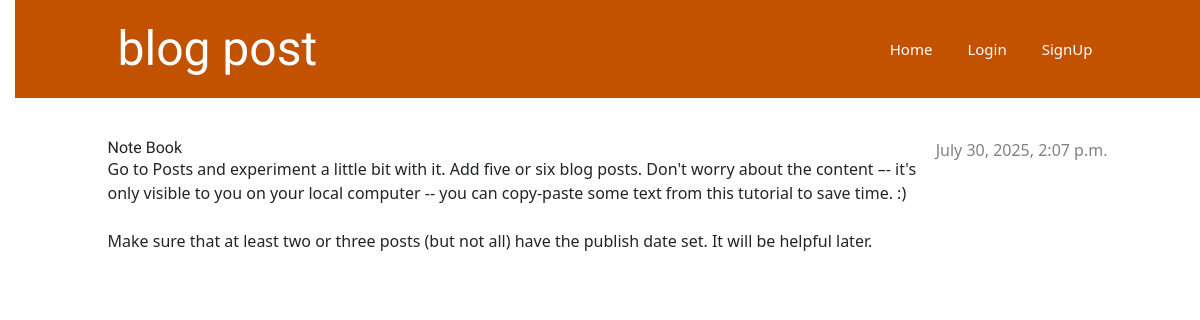
The app's page /post/1/ with its own data.
### blog/models.py (models this page shows, shortened)
class Post(models.Model):
    author = models.ForeignKey(settings.AUTH_USER_MODEL, on_delete=models.CASCADE)
    title = models.CharField(max_length=200)
    text = models.TextField()
    created_date = models.DateTimeField(default=timezone.now)
    published_date = models.DateTimeField(blank=True, null=True)

### blog/views.py (the view)
# urls.py: path('post/<int:pk>/', views.post_detail, name='post_detail'),
def post_detail(request, pk):
    post = get_object_or_404(Post, pk=pk)
    return render(request, 'blog/post_detail.html', {'post': post})

### blog/templates/blog/post_detail.html (shortened to what this page needs)
{% extends 'blog/base.html' %}
{% block content %}
    <article class="post">
            {% if post.published_date %}
                <time class="date">
                {{ post.published_date }}
                </time>
            {% endif %}
            <h2>{{ post.title }}</h2>
            <p>{{ post.text|linebreaksbr }}</p>
    </article>
{% endblock %}

### blog/templates/blog/base.html (shortened to what this page needs)
{% load static %}
<!DOCTYPE html>
<html>
    <head>
        <link rel="stylesheet" href="https://cdn.jsdelivr.net/npm/bootstrap@5.3.3/dist/css/bootstrap.min.css">
        <script src="https://cdn.tailwindcss.com"></script>
        <link rel="stylesheet" href="https://cdnjs.cloudflare.com/ajax/libs/font-awesome/7.0.0/css/all.min.css" />
        <link rel="stylesheet" href="{% static 'css/blog.css' %}">
    </head>
    <body>
        <header class="page-header">
            <div class="container">
                <h1><a href="/"> blog post </a></h1>
                <nav class="navbar">
                    <ul class="top-menu">
                                <li><a href="{% url 'post-list' %}" >Home</a></li>
                            {% if user.is_authenticated %}
                                <li><a href="{% url 'post_new' %}" class="newPost">Post</a></li>
                                <li><a href="{% url 'select_post' %}">Select.Post</a></li>
                                <li>
                                    <form method="post" action="{% url 'logout' %}">
                                        {% csrf_token %}
                                        <button type="submit" class="button-logout">Logout</button>
                                    </form>
                                </li>
                                {% else %}
                            <li><a href="{% url 'login' %}">Login</a></li>
                            <li><a href="{% url 'signup' %}">SignUp</a></li>
                            {% endif %}
                    </ul>
                </nav>
            </div>
        </header>
        <main class="container">
            <div class="row">
                <div class="col">
                    {% block content %}
                    {% endblock %}
                </div>
            </div>
        </main>
    </body>
</html>

### blog/static/css/blog.css (style rules this page uses)
h1 a, h2 a { color: #C25100; font-family: 'Lobster'; }
body { padding-left: 15px; }
.page-header { background-color: #C25100; margin-top: 0; margin-bottom: 40px; padding: 20px 20px 20px 40px; }
.page-header h1, .page-header h1 a, .page-header h1 a:visited, .page-header h1 a:active { color: #ffffff; font-size: 36pt; text-decoration: none; }
.container { display: flex; justify-content:space-between; }
h1, h2, h3, h4 { font-family: 'Lobster', cursive; }
.date { color: #828282; }
ul { width: 50%; display: flex; }
ul > li { margin-right: 5px; margin-left: 10px; }
.top-menu > li > a { color: #ffffff; font-size: 15px; margin-right: 20px; text-decoration: none; }
.post { margin-bottom: 70px; }
.post > .date, .post > .actions { float: right; }
.navbar { display: flex; justify-content: space-between; gap: 20px; padding: 0; margin: 0; }

### records on screen
Post: published_date "July 30, 2025, 2:07 p.m.", title "Note Book", text "Go to Posts and experiment a little bit with it. Add five or six blog posts. Don't worry about the content –- it's only visible to you on your local computer -- you can copy-paste some text from this tutorial to save time. :) Make sure that at least two or three posts (but not all) have the publish date set. It will be helpful later."
